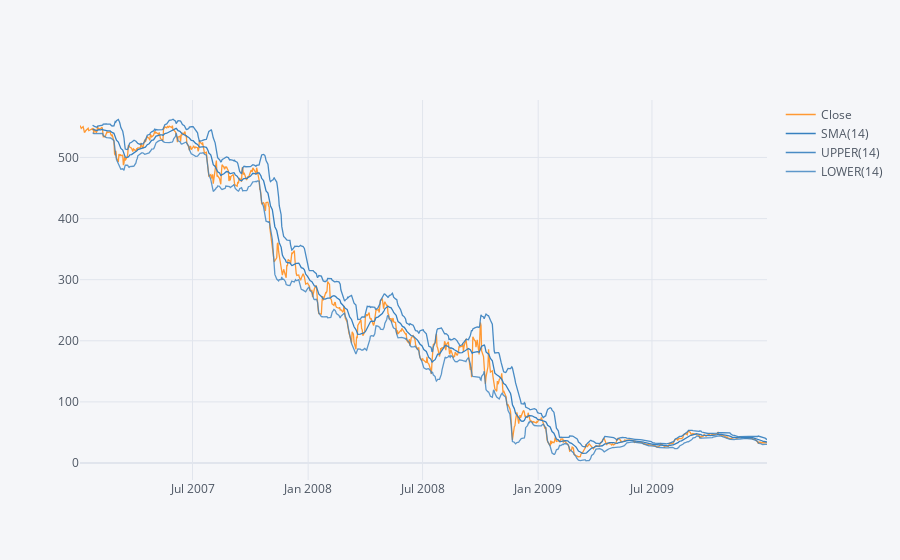

The code cell stored with this chart in its notebook:
### Code cell
# Bollinger band in Citi's stocks helps us signal BUY and SELL stocks in 2008
C['Close'].loc['2007-01-01':'2010-01-01'].ta_plot(study='boll',
        title='Bollinger Bands Plot')
# If you bought stocks pre Housing Crisis as in day before, big OOF

### Figure 1 — Plotly figure (JSON) as saved in the notebook; plotly's stock layout.template omitted (floating-point values rounded to 4 significant figures; data arrays with more than 128 entries replaced by an {"elided": "..."} marker saying what was removed)
{"data": [{"line": {"color": "rgba(255, 153, 51, 1.0)", "dash": "solid", "shape": "linear", "width": 1.3}, "mode": "lines", "name": "Close", "text": "", "type": "scatter", "x": {"elided": "756 str values"}, "y": {"elided": "756 float values"}}, {"line": {"color": "rgba(55, 128, 191, 1.0)", "dash": "solid", "shape": "linear", "width": 1.3}, "mode": "lines", "name": "SMA(14)", "text": "", "type": "scatter", "x": {"elided": "756 str values"}, "y": {"elided": "756 mixed values"}}, {"line": {"color": "rgba(55, 128, 191, 0.8999999999999999)", "dash": "solid", "shape": "linear", "width": 1.3}, "mode": "lines", "name": "UPPER(14)", "text": "", "type": "scatter", "x": {"elided": "756 str values"}, "y": {"elided": "756 mixed values"}}, {"line": {"color": "rgba(55, 128, 191, 0.7999999999999998)", "dash": "solid", "shape": "linear", "width": 1.3}, "mode": "lines", "name": "LOWER(14)", "text": "", "type": "scatter", "x": {"elided": "756 str values"}, "y": {"elided": "756 mixed values"}}], "layout": {"legend": {"bgcolor": "#F5F6F9", "font": {"color": "#4D5663"}}, "paper_bgcolor": "#F5F6F9", "plot_bgcolor": "#F5F6F9", "title": {"font": {"color": "#4D5663"}}, "xaxis": {"gridcolor": "#E1E5ED", "showgrid": true, "tickfont": {"color": "#4D5663"}, "title": {"font": {"color": "#4D5663"}, "text": ""}, "zerolinecolor": "#E1E5ED"}, "yaxis": {"gridcolor": "#E1E5ED", "showgrid": true, "tickfont": {"color": "#4D5663"}, "title": {"font": {"color": "#4D5663"}, "text": ""}, "zerolinecolor": "#E1E5ED"}}}
